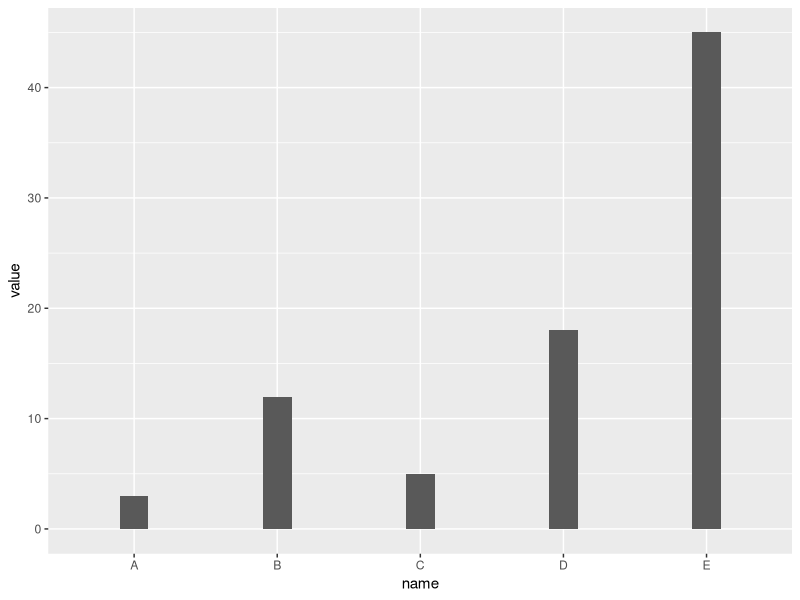

This chart was generated by the following R code:
# The width argument of the geom_bar() function allows to control the bar width. It ranges between 0 and 1, 1 being full width.

# See how this can be used to make bar charts with variable width.

# Load ggplot2
library(ggplot2)

# Create data
data <- data.frame(
  name=c("A","B","C","D","E") ,  
  value=c(3,12,5,18,45)
  )

# Barplot
ggplot(data, aes(x=name, y=value)) + 
  geom_bar(stat = "identity", width=0.2) 